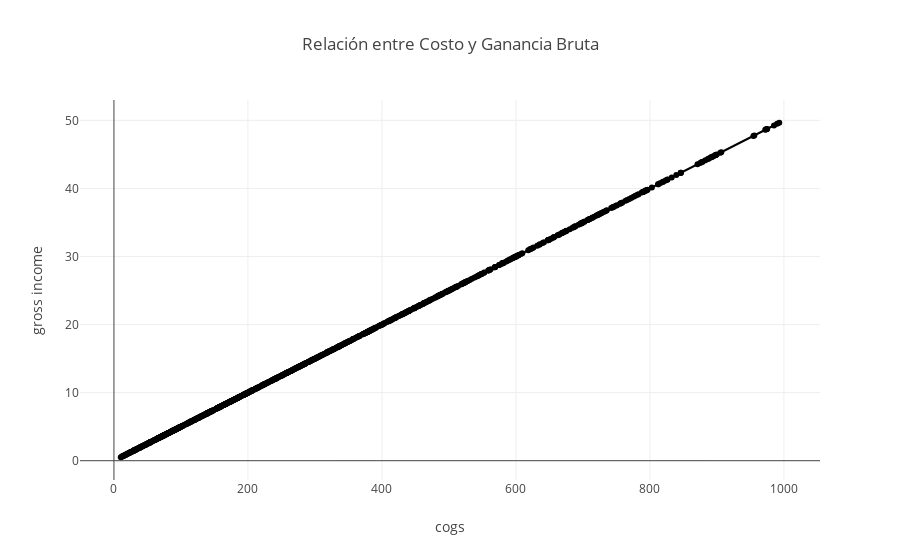

The notebook cell saved with this chart:
### Code cell
# 5. Relación entre Costo y Ganancia Bruta
fig = px.scatter(df, x='cogs', y='gross income', title='Relación entre Costo y Ganancia Bruta', trendline='ols')
fig.show()

### Figure 1 — Plotly figure (JSON) as saved in the notebook; plotly's stock layout.template omitted (floating-point values rounded to 4 significant figures; data arrays with more than 128 entries replaced by an {"elided": "..."} marker saying what was removed)
{"data": [{"hovertemplate": "cogs=%{x}<br>gross income=%{y}<extra></extra>", "legendgroup": "", "marker": {"color": "#000001", "symbol": "circle"}, "mode": "markers", "name": "", "orientation": "v", "showlegend": false, "type": "scatter", "x": {"elided": "1000 float values"}, "xaxis": "x", "y": {"elided": "1000 float values"}, "yaxis": "y"}, {"hovertemplate": "<b>OLS trendline</b><br>gross income = 0.05 * cogs + -1.08247e-15<br>R<sup>2</sup>=1.000000<br><br>cogs=%{x}<br>gross income=%{y} <b>(trend)</b><extra></extra>", "legendgroup": "", "marker": {"color": "#000001", "symbol": "circle"}, "mode": "lines", "name": "", "showlegend": false, "type": "scatter", "x": {"elided": "1000 float values"}, "xaxis": "x", "y": {"elided": "1000 float values"}, "yaxis": "y"}], "layout": {"legend": {"tracegroupgap": 0}, "title": {"text": "Relación entre Costo y Ganancia Bruta"}, "xaxis": {"anchor": "y", "domain": [0, 1], "title": {"text": "cogs"}}, "yaxis": {"anchor": "x", "domain": [0, 1], "title": {"text": "gross income"}}}}
